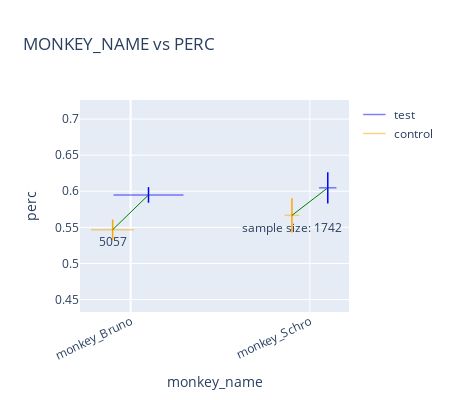

The notebook cell this image was saved under:
### Markdown cell above
#### across_monkeys_and_arc_types

### Code cell
ps.plot_direction_in_all_perc_info_across_monkeys()

### Figure 1 — Plotly figure (JSON) as saved in the notebook; plotly's stock layout.template omitted (floating-point values rounded to 4 significant figures)
{"data": [{"customdata": [["test", 8235], ["test", 2047]], "hovertemplate": "%{customdata[0]} <br>perc: %{y}<br>sample_size: %{customdata[1]:d}<br><extra></extra>", "line": {"color": "blue", "width": 1.5}, "marker": {"color": "black", "line": {"width": 1.5}, "opacity": 0.5, "size": [50, 12.43], "symbol": "line-ew"}, "mode": "markers", "name": "test", "showlegend": true, "type": "scatter", "x": [0.1, 1.1], "xaxis": "x", "y": [0.5949, 0.6048], "yaxis": "y"}, {"hoverinfo": "skip", "line": {"color": "blue", "width": 1.5}, "mode": "lines", "showlegend": false, "type": "scatter", "x": [0.1, 0.1], "xaxis": "x", "y": [0.5841, 0.6057], "yaxis": "y"}, {"hoverinfo": "skip", "line": {"color": "blue", "width": 1.5}, "mode": "lines", "showlegend": false, "type": "scatter", "x": [1.1, 1.1], "xaxis": "x", "y": [0.5832, 0.6264], "yaxis": "y"}, {"customdata": [["control", 5057], ["control", 1742]], "hovertemplate": "%{customdata[0]} <br>perc: %{y}<br>sample_size: %{customdata[1]:d}<br><extra></extra>", "line": {"color": "orange", "width": 1.5}, "marker": {"color": "black", "line": {"width": 1.5}, "opacity": 0.5, "size": [30.7, 10.58], "symbol": "line-ew"}, "mode": "markers", "name": "control", "showlegend": true, "type": "scatter", "x": [-0.1, 0.9], "xaxis": "x", "y": [0.5468, 0.5666], "yaxis": "y"}, {"hoverinfo": "skip", "line": {"color": "orange", "width": 1.5}, "mode": "lines", "showlegend": false, "type": "scatter", "x": [-0.1, -0.1], "xaxis": "x", "y": [0.5328, 0.5608], "yaxis": "y"}, {"hoverinfo": "skip", "line": {"color": "orange", "width": 1.5}, "mode": "lines", "showlegend": false, "type": "scatter", "x": [0.9, 0.9], "xaxis": "x", "y": [0.5428, 0.5903], "yaxis": "y"}, {"customdata": [["test", 8235], ["control", 5057]], "hovertemplate": "%{customdata[0]} <br>perc: %{y}<br>sample_size: %{customdata[1]:d}<br><extra></extra>", "legendgroup": "green", "line": {"color": "green", "dash": "solid", "width": 1}, "marker": {"color": "green", "opacity": 0.5, "size": 10, "symbol": "line-ew"}, "mode": "markers+lines", "name": "", "showlegend": false, "type": "scatter", "x": [0.1, -0.1], "xaxis": "x", "y": [0.5949, 0.5468], "yaxis": "y"}, {"customdata": [["test", 2047], ["control", 1742]], "hovertemplate": "%{customdata[0]} <br>perc: %{y}<br>sample_size: %{customdata[1]:d}<br><extra></extra>", "legendgroup": "green", "line": {"color": "green", "dash": "solid", "width": 1}, "marker": {"color": "green", "opacity": 0.5, "size": 10, "symbol": "line-ew"}, "mode": "markers+lines", "name": "", "showlegend": false, "type": "scatter", "x": [1.1, 0.9], "xaxis": "x", "y": [0.6048, 0.5666], "yaxis": "y"}, {"hoverinfo": "skip", "mode": "text", "showlegend": false, "text": ["5057"], "textposition": "bottom center", "type": "scatter", "x": [-0.1], "xaxis": "x", "y": [0.5368], "yaxis": "y"}, {"hoverinfo": "skip", "mode": "text", "showlegend": false, "text": ["sample size: 1742"], "textposition": "bottom center", "type": "scatter", "x": [0.9], "xaxis": "x", "y": [0.5566], "yaxis": "y"}], "layout": {"height": 400, "title": {"text": "MONKEY_NAME vs PERC"}, "width": 450, "xaxis": {"anchor": "y", "domain": [0, 1], "tickangle": -25, "ticktext": ["monkey_Bruno", "monkey_Schro"], "tickvals": [0, 1], "title": {"text": "monkey_name"}}, "yaxis": {"anchor": "x", "domain": [0, 1], "range": [0.4328, 0.7264], "title": {"text": "perc"}}}}
